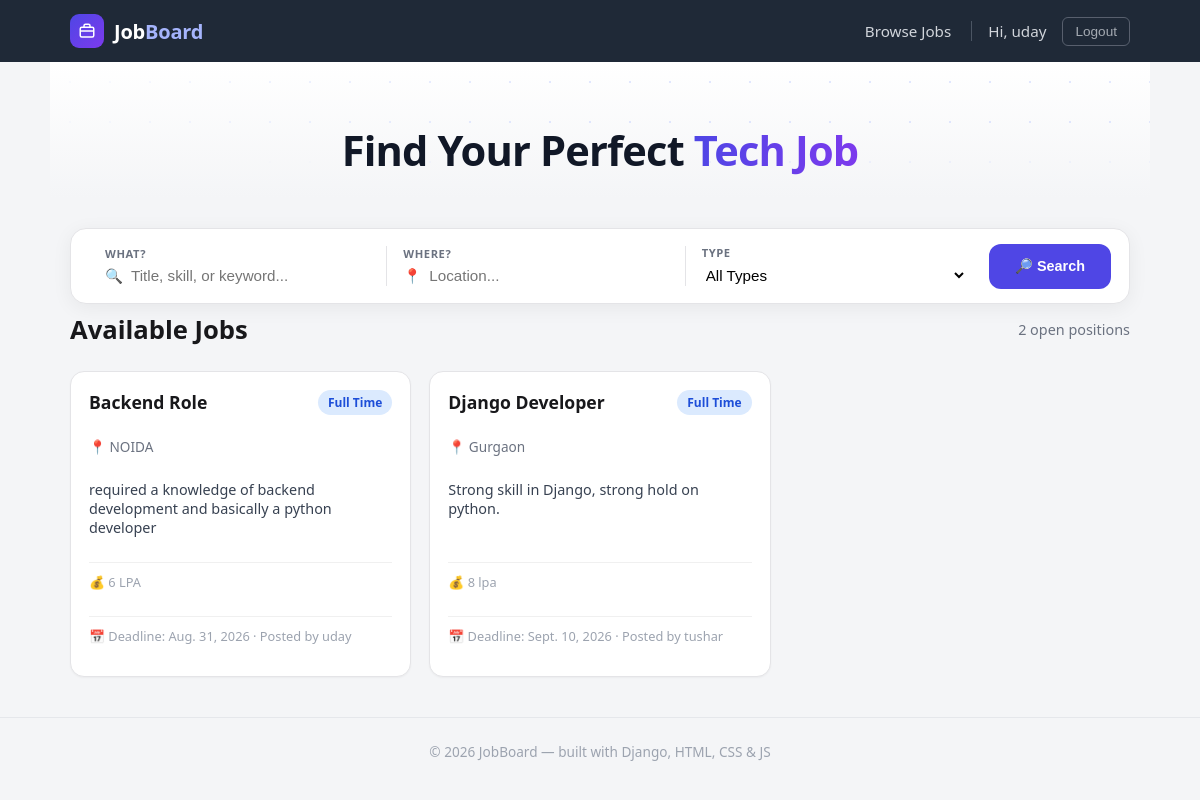
The app's page /jobs/ (signed in) with its own data.
### jobs/models.py (models this page shows, shortened)
class JobPost(models.Model):
    JOB_TYPES = [
        ("FULL_TIME", "Full Time"),
        ("PART_TIME", "Part Time"),
        ("INTERNSHIP", "Internship"),
    ]
    title = models.CharField(max_length=200)
    description = models.TextField()
    location = models.CharField(max_length=100)
    job_type = models.CharField(
        max_length=20,
        choices=JOB_TYPES
    )
    salary = models.CharField(max_length=100)
    skills = models.CharField(max_length=300)
    deadline = models.DateField()
    posted_by = models.ForeignKey(
        User,
        on_delete=models.CASCADE,
        related_name="job_posts"
    )
    created_at = models.DateTimeField(auto_now_add=True)

### jobs/views.py (the view)
# urls.py: 2. Add a URL to urlpatterns:  path('', views.home, name='home')
def home(request):
    jobs = JobPost.objects.all()
    search = request.GET.get('search')
    location = request.GET.get('location')
    job_type = request.GET.get('job_type')
    if search:
        jobs = jobs.filter(
            Q(title__icontains=search) | Q(description__icontains=search) | Q(skills__icontains=search)
        )
    if location:
        jobs = jobs.filter(location__icontains=location)
    if job_type:
        jobs = jobs.filter(job_type=job_type)
    applied_job_ids = []
    if request.user.is_authenticated:
        applied_job_ids = list(
            Application.objects.filter(applicant=request.user).values_list('job_id', flat=True)
        )
    return render(request, 'jobs/home.html', {
        'jobs': jobs,
        'search': search or '',
        'location': location or '',
        'job_type': job_type or '',
        'job_types': JobPost.JOB_TYPES,
        'applied_job_ids': applied_job_ids,
    })

### jobs/templates/jobs/home.html (shortened to what this page needs)
{% extends 'jobs/base.html' %}
{% block content %}
<section class="hero">
    <div class="hero-bg"></div>
    <div class="hero-inner">
        <h1>Find Your Perfect <span class="hero-accent">Tech Job</span></h1>
    </div>
</section>
<form method="GET" class="search-form">
    <div class="search-field">
        <label>What?</label>
        <div class="input-icon-wrap">
            <span class="input-icon">🔍</span>
            <input type="text" name="search" placeholder="Title, skill, or keyword..." value="{{ search }}">
        </div>
    </div>
    <div class="search-field">
        <label>Where?</label>
        <div class="input-icon-wrap">
            <span class="input-icon">📍</span>
            <input type="text" name="location" placeholder="Location..." value="{{ location }}">
        </div>
    </div>
    <div class="search-field search-field-select">
        <label>Type</label>
        <select name="job_type">
            <option value="">All Types</option>
        </select>
    </div>
    <button type="submit" class="btn btn-primary search-btn">🔎 Search</button>
</form>
<div class="page-header">
    <h2>Available Jobs</h2>
    <span class="count-badge">{{ jobs|length }} open position{{ jobs|length|pluralize }}</span>
</div>
<div class="job-grid">
    {% for job in jobs %}
        <div class="job-card surface-card">
            <div class="job-card-top">
                <h3>{{ job.title }}</h3>
                <span class="job-type-badge">{{ job.get_job_type_display }}</span>
            </div>
            <p class="job-location">📍 {{ job.location }}</p>
            <p class="job-desc">{{ job.description|truncatewords:20 }}</p>
            {% if job.salary %}
                <p class="job-meta">💰 {{ job.salary }}</p>
            {% endif %}
            <p class="job-meta">📅 Deadline: {{ job.deadline }} · Posted by {{ job.posted_by }}</p>
        </div>
   {% empty %}
    {% if search or location or job_type %}
        <div class="alert alert-info">No jobs match your search. Try different filters.</div>
    {% else %}
        <div class="alert alert-info">No jobs posted yet. Check back soon!</div>
    {% endif %}
    {% endfor %}
</div>
{% endblock %}

### jobs/templates/jobs/base.html (shortened to what this page needs)
{% load static %}
<!DOCTYPE html>
<html lang="en">
<head>
    <link rel="stylesheet" href="{% static 'jobs/css/style.css' %}">
</head>
<body>
    <nav class="navbar">
        <div class="container">
            <a href="{% url 'home' %}" class="navbar-brand">
                <span class="brand-icon">
                </span>
                <span class="brand-text">Job<span class="brand-accent">Board</span></span>
            </a>
            <div class="nav-links">
                <a href="{% url 'home' %}">Browse Jobs</a>
                {% if user.is_authenticated %}
                    <div class="nav-actions">
                        <span class="nav-user">Hi, {{ user.username }}</span>
                        <form method="POST" action="{% url 'logout' %}" style="display:inline;">
                            <button type="submit" class="btn btn-outline btn-logout">Logout</button>
                        </form>
                    </div>
                {% else %}
                    <a href="{% url 'signup' %}" class="btn btn-outline">Sign Up</a>
                    <a href="{% url 'login' %}" class="btn btn-primary">Login</a>
                {% endif %}
            </div>
        </div>
    </nav>
    <main>
        <div class="container">
            {% block content %}{% endblock %}
        </div>
    </main>
    <footer>
        &copy; {% now "Y" %} JobBoard — built with Django, HTML, CSS &amp; JS
    </footer>
</body>
</html>

### records on screen
JobPost: title "Backend Role", job_type "Full Time", location "NOIDA", description "required a knowledge of backend development and basically a python developer", salary "6 LPA", deadline "Aug. 31, 2026", posted_by "uday"
JobPost: title "Django Developer", job_type "Full Time", location "Gurgaon", description "Strong skill in Django, strong hold on python.", salary "8 lpa", deadline "Sept. 10, 2026", posted_by "tushar"

### other values on screen
{{ user.username }} "uday"
{{ jobs|length }} "2"
